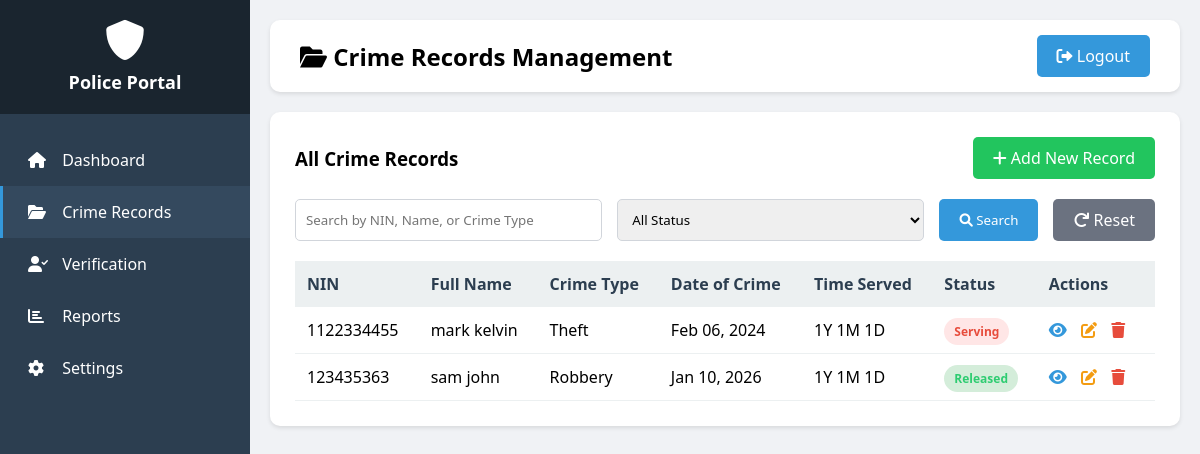
/police_crime_records.php (signed in), run on the app's committed database.
### tables this page shows
CREATE TABLE `crime_records` (
  `id` int(11) NOT NULL,
  `nin` varchar(20) NOT NULL,
  `full_name` varchar(255) NOT NULL,
  `crime_type` varchar(100) NOT NULL,
  `crime_description` text DEFAULT NULL,
  `date_of_crime` date NOT NULL,
  `arrest_date` date DEFAULT NULL,
  `release_date` date DEFAULT NULL,
  `years_in_prison` int(11) DEFAULT 0,
  `months_in_prison` int(11) DEFAULT 0,
  `days_in_prison` int(11) DEFAULT 0,
  `status` enum('serving','released','pending') DEFAULT 'pending',
  `face_photo` varchar(255) DEFAULT NULL,
  `fingerprint` varchar(255) DEFAULT NULL,
  `address` text DEFAULT NULL,
  `phone` varchar(20) DEFAULT NULL,
  `added_by` int(11) DEFAULT NULL,
  `added_at` timestamp NOT NULL DEFAULT current_timestamp(),
  `updated_at` timestamp NOT NULL DEFAULT current_timestamp() ON UPDATE current_timestamp()
);

### police_crime_records.php (the view, shortened to what this page needs)
<?php
$search = isset($_GET['search']) ? trim($_GET['search']) : '';
$sql = "SELECT * FROM crime_records WHERE 1=1";
$sql .= " ORDER BY added_at DESC";
$stmt = mysqli_prepare($conn, $sql);
mysqli_stmt_execute($stmt);
$records_result = mysqli_stmt_get_result($stmt);
?>
<!DOCTYPE html>
<html lang="en">
<head>
    <link rel="stylesheet" href="https://cdnjs.cloudflare.com/ajax/libs/font-awesome/6.0.0/css/all.min.css">
</head>
<body>
    <div class="sidebar">
        <div class="sidebar-header">
            <i class="fas fa-shield-alt" style="font-size: 40px;"></i>
            <h3>Police Portal</h3>
        </div>
        <ul class="nav-menu">
            <li class="nav-item" onclick="location.href='police_dashboard.php'"><i class="fas fa-home"></i> Dashboard</li>
            <li class="nav-item active" onclick="location.href='police_crime_records.php'"><i class="fas fa-folder-open"></i> Crime Records</li>
            <li class="nav-item" onclick="location.href='police_verification.php'"><i class="fas fa-user-check"></i> Verification</li>
            <li class="nav-item" onclick="location.href='police_reports.php'"><i class="fas fa-chart-bar"></i> Reports</li>
            <li class="nav-item" onclick="location.href='police_settings.php'"><i class="fas fa-cog"></i> Settings</li>
        </ul>
    </div>
    <div class="main-content">
        <div class="top-bar">
            <h2><i class="fas fa-folder-open"></i> Crime Records Management</h2>
            <a href="logout.php" class="btn btn-primary"><i class="fas fa-sign-out-alt"></i> Logout</a>
        </div>
        <div class="content-card">
            <div style="display: flex; justify-content: space-between; align-items: center; margin-bottom: 20px;">
                <h3>All Crime Records</h3>
                <a href="add_record.php" class="btn btn-success"><i class="fas fa-plus"></i> Add New Record</a>
            </div>
            <form method="GET" class="search-filter">
                <input type="text" name="search" placeholder="Search by NIN, Name, or Crime Type" value="<?php echo htmlspecialchars($search); ?>">
                <select name="status">
                    <option value="">All Status</option>
                </select>
                <button type="submit" class="btn btn-primary"><i class="fas fa-search"></i> Search</button>
                <a href="police_crime_records.php" class="btn" style="background: #6b7280; color: white;"><i class="fas fa-redo"></i> Reset</a>
            </form>
            <table>
                <thead>
                    <tr>
                        <th>NIN</th>
                        <th>Full Name</th>
                        <th>Crime Type</th>
                        <th>Date of Crime</th>
                        <th>Time Served</th>
                        <th>Status</th>
                        <th>Actions</th>
                    </tr>
                </thead>
                <tbody>
                    <?php if(mysqli_num_rows($records_result) > 0): ?>
                        <?php while($record = mysqli_fetch_assoc($records_result)): ?>
                        <tr>
                            <td><?php echo htmlspecialchars($record['nin']); ?></td>
                            <td><?php echo htmlspecialchars($record['full_name']); ?></td>
                            <td><?php echo htmlspecialchars($record['crime_type']); ?></td>
                            <td><?php echo date('M d, Y', strtotime($record['date_of_crime'])); ?></td>
                            <td><?php echo $record['years_in_prison'].'Y '.$record['months_in_prison'].'M '.$record['days_in_prison'].'D'; ?></td>
                            <td><span class="status-badge status-<?php echo $record['status']; ?>"><?php echo ucfirst($record['status']); ?></span></td>
                            <td>
                                <a href="view_record.php?id=<?php echo $record['id']; ?>" class="action-btn"><i class="fas fa-eye"></i></a>
                                <a href="edit_record.php?id=<?php echo $record['id']; ?>" class="action-btn" style="color: #f39c12;"><i class="fas fa-edit"></i></a>
                                <a href="delete_record.php?id=<?php echo $record['id']; ?>" class="action-btn" style="color: #e74c3c;" onclick="return confirm('Are you sure you want to delete this record?')"><i class="fas fa-trash"></i></a>
                            </td>
                        </tr>
                        <?php endwhile; ?>
                    <?php endif; ?>
                </tbody>
            </table>
        </div>
    </div>
</body>
</html>

### police_crime_records.php (style rules this page uses)
* { margin: 0; padding: 0; box-sizing: border-box; font-family: 'Segoe UI', Tahoma, sans-serif; }
body { background: #f0f2f5; display: flex; }
.sidebar { width: 250px; background: #2c3e50; min-height: 100vh; color: white; position: fixed; left: 0; top: 0; }
.sidebar-header { padding: 20px; background: #1a252f; text-align: center; }
.sidebar-header h3 { font-size: 18px; margin-top: 10px; }
.nav-menu { list-style: none; padding: 20px 0; }
.nav-item { padding: 15px 25px; cursor: pointer; transition: 0.3s; border-left: 3px solid transparent; }
.nav-item:hover, .nav-item.active { background: #34495e; border-left-color: #3498db; }
.nav-item i { margin-right: 10px; width: 20px; }
.main-content { margin-left: 250px; flex: 1; padding: 20px; }
.top-bar { background: white; padding: 15px 30px; border-radius: 10px; margin-bottom: 20px; display: flex; justify-content: space-between; align-items: center; box-shadow: 0 2px 4px rgba(0,0,0,0.1); }
.content-card { background: white; padding: 25px; border-radius: 10px; box-shadow: 0 2px 4px rgba(0,0,0,0.1); }
.search-filter { display: flex; gap: 15px; margin-bottom: 20px; flex-wrap: wrap; }
.search-filter input, .search-filter select { padding: 10px; border: 1px solid #d1d5db; border-radius: 5px; flex: 1; min-width: 200px; }
.btn { padding: 10px 20px; border: none; border-radius: 5px; cursor: pointer; text-decoration: none; display: inline-block; }
.btn-primary { background: #3498db; color: white; }
.btn-success { background: #22c55e; color: white; }
table { width: 100%; border-collapse: collapse; margin-top: 20px; }
table th { background: #ecf0f1; padding: 12px; text-align: left; font-weight: 600; color: #2c3e50; }
table td { padding: 12px; border-bottom: 1px solid #ecf0f1; }
.status-badge { padding: 5px 10px; border-radius: 20px; font-size: 12px; font-weight: 600; }
.status-serving { background: #ffe6e6; color: #e74c3c; }
.status-released { background: #d4edda; color: #2ecc71; }
.action-btn { margin-right: 10px; color: #3498db; cursor: pointer; }

### data on the page
crime_records: nin "1122334455", full_name "mark kelvin", crime_type "Theft", date_of_crime "Feb 06, 2024", years_in_prison "1", months_in_prison "1", days_in_prison "1", status "Serving"
crime_records: nin "123435363", full_name "sam john", crime_type "Robbery", date_of_crime "Jan 10, 2026", years_in_prison "1", months_in_prison "1", days_in_prison "1", status "Released"
